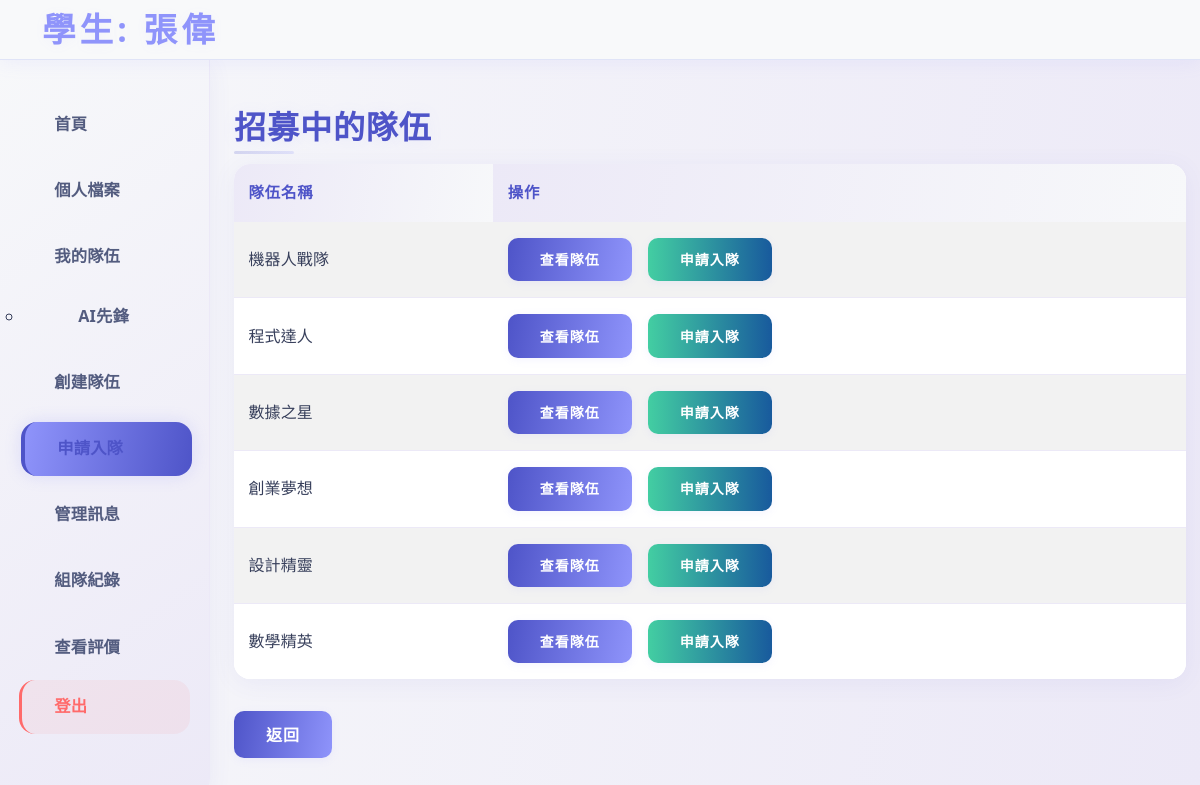
/apply_team.php (signed in), run on the app's committed database.
### tables this page shows
CREATE TABLE `teammembershiphistory` (
  `Team` varchar(50) NOT NULL,
  `Member` varchar(50) NOT NULL,
  `Join_Date` date NOT NULL,
  `Leave_Date` date DEFAULT NULL
);

CREATE TABLE `team` (
  `TID` varchar(50) NOT NULL,
  `Team_Name` varchar(100) NOT NULL,
  `Leader` varchar(50) NOT NULL
);

CREATE TABLE `teamrecruitment` (
  `Team` varchar(50) NOT NULL
);

### src/apply_team.php (the view, shortened to what this page needs)
<?php
require 'db_connect.php';
$user_id = $_SESSION['user_id'];
$stmt = $pdo->prepare("SELECT Team FROM TeamMembershipHistory WHERE Member = ? AND Leave_Date IS NULL");
$stmt->execute([$user_id]);
$my_team_ids = $stmt->fetchAll(PDO::FETCH_COLUMN);
$stmt = $pdo->prepare("SELECT TeamID FROM Applicationlist WHERE ApplicantID = ?");
$stmt->execute([$user_id]);
$applied_team_ids = $stmt->fetchAll(PDO::FETCH_COLUMN);
$exclude_ids = array_merge($my_team_ids, $applied_team_ids);
if (count($exclude_ids) > 0) {
    $in = str_repeat('?,', count($exclude_ids) - 1) . '?';
    $sql = "SELECT tr.Team AS TID, t.Team_Name, t.Leader
            FROM TeamRecruitment tr
            JOIN Team t ON tr.Team = t.TID
            WHERE tr.Team NOT IN ($in)";
    $stmt = $pdo->prepare($sql);
    $stmt->execute($exclude_ids);
} else {
    $stmt = $pdo->prepare("SELECT tr.Team AS TID, t.Team_Name, t.Leader
                           FROM TeamRecruitment tr
                           JOIN Team t ON tr.Team = t.TID");
    $stmt->execute();
}
$recruitments = $stmt->fetchAll(PDO::FETCH_ASSOC);
$team_info = [];
foreach ($recruitments as $rec) {
    $stmt = $pdo->prepare("SELECT Name FROM User WHERE Account = ?");
    $stmt->execute([$rec['Leader']]);
    $leader_name = $stmt->fetchColumn();
    $stmt = $pdo->prepare("SELECT Skill FROM TeamRequireSkill WHERE Team = ?");
    $stmt->execute([$rec['TID']]);
    $skills = $stmt->fetchAll(PDO::FETCH_COLUMN);
    $team_info[$rec['TID']] = [
        'leader' => $leader_name,
        'skills' => $skills
    ];
}
$stmt = $pdo->prepare("SELECT t.TID, t.Team_Name, tmh.Join_Date
                       FROM TeamMembershipHistory tmh
                       JOIN Team t ON tmh.Team = t.TID
                       WHERE tmh.Member = ? AND tmh.Leave_Date IS NULL");
$stmt->execute([$user_id]);
$sidebar_teams = $stmt->fetchAll(PDO::FETCH_ASSOC);
$TID = $_GET['TID'] ?? null;
?>
<!DOCTYPE html>
<html lang="zh-TW">
<head>
    <link href="https://cdn.jsdelivr.net/npm/bootstrap@5.3.3/dist/css/bootstrap.min.css" rel="stylesheet">
    <link href="../assets/css/style.css" rel="stylesheet">
</head>
<body>
    <nav class="navbar navbar-light bg-light">
        <div class="container">
            <a class="navbar-brand" href="#">學生: <?php echo htmlspecialchars($_SESSION['user_name']); ?></a>
        </div>
    </nav>
    <div class="container-fluid">
        <div class="row">
            <nav class="col-md-2 bg-light sidebar">
                <div class="sidebar-sticky d-flex flex-column" style="height: 100%;">
                    <ul class="nav flex-column flex-grow-1">
                        <li class="nav-item"><a class="nav-link" href="index.php">首頁</a></li>
                        <li class="nav-item"><a class="nav-link" href="update_profile.php">個人檔案</a></li>
                        <li class="nav-item">
                            <a class="nav-link" href="my_team.php">我的隊伍</a>
                            <ul class="team-list" id="teamList">
                                <?php foreach ($sidebar_teams as $team): ?>
                                    <li>
                                        <a class="nav-link<?php if ($TID == $team['TID']) echo ' active'; ?>" href="my_team.php?TID=<?php echo $team['TID']; ?>">
                                            <?php echo htmlspecialchars($team['Team_Name']); ?>
                                        </a>
                                    </li>
                                <?php endforeach; ?>
                            </ul>
                        </li>
                        <li class="nav-item"><a class="nav-link" href="create_team.php">創建隊伍</a></li>
                        <li class="nav-item"><a class="nav-link active" href="apply_team.php">申請入隊</a></li>
                        <li class="nav-item"><a class="nav-link" href="manage_invitations.php">管理訊息</a></li>
                        <li class="nav-item"><a class="nav-link" href="team_history.php">組隊紀錄</a></li>
                        <li class="nav-item"><a class="nav-link" href="team_ratings.php">查看評價</a></li>
                        <li class="nav-item"><a class="nav-link logout" href="?logout=1">登出</a></li>
                    </ul>
                </div>
            </nav>
            <main class="col-md-10 px-4">
                <h2>招募中的隊伍</h2>
                <table class="table table-striped">
                    <thead>
                        <tr>
                            <th>隊伍名稱</th>
                            <th>操作</th>
                        </tr>
                    </thead>
                    <tbody>
                        <?php foreach ($recruitments as $rec): ?>
                            <tr>
                                <td><?php echo htmlspecialchars($rec['Team_Name']); ?></td>
                                <td>
                                    <div class="d-flex gap-2">
                                        <button type="button"
                                            class="btn btn-primary btn-sm view-team-btn"
                                            data-leader="<?php echo htmlspecialchars($team_info[$rec['TID']]['leader']); ?>"
                                            data-skills="<?php echo htmlspecialchars(implode(', ', $team_info[$rec['TID']]['skills'])); ?>"
                                            data-teamname="<?php echo htmlspecialchars($rec['Team_Name']); ?>"
                                        >查看隊伍</button>
                                        <button type="button"
                                            class="btn btn-success btn-sm apply-btn"
                                            data-tid="<?php echo htmlspecialchars($rec['TID']); ?>"
                                            data-teamname="<?php echo htmlspecialchars($rec['Team_Name']); ?>"
                                        >申請入隊</button>
                                    </div>
                                </td>
                            </tr>
                        <?php endforeach; ?>
                    </tbody>
                </table>
                <a href="student.php" class="btn btn-secondary">返回</a>
            </main>
        </div>
    </div>
</body>
</html

### src/apply_team.php (style rules this page uses)
.navbar-brand { color: #8f94fb; }
.sidebar-sticky { min-height: 100vh; }
.sidebar .nav-link.active { font-weight: bold; color: #4e54c8 !important; }
.sidebar .nav-link { cursor: pointer; }
.sidebar .team-list { display: block; padding-left: 1.5em; }
.d-flex.gap-2 > * { margin-right: 0.5rem; }
.d-flex.gap-2 > *:last-child { margin-right: 0; }

### data on the page
teammembershiphistory: Team.Team_Name "AI先鋒"
teamrecruitment: Team.Team_Name "機器人戰隊"
teamrecruitment: Team.Team_Name "程式達人"
teamrecruitment: Team.Team_Name "數據之星"
teamrecruitment: Team.Team_Name "創業夢想"
teamrecruitment: Team.Team_Name "設計精靈"
teamrecruitment: Team.Team_Name "數學精英"

### other printed values
$_SESSION['user_name'] "張偉"
